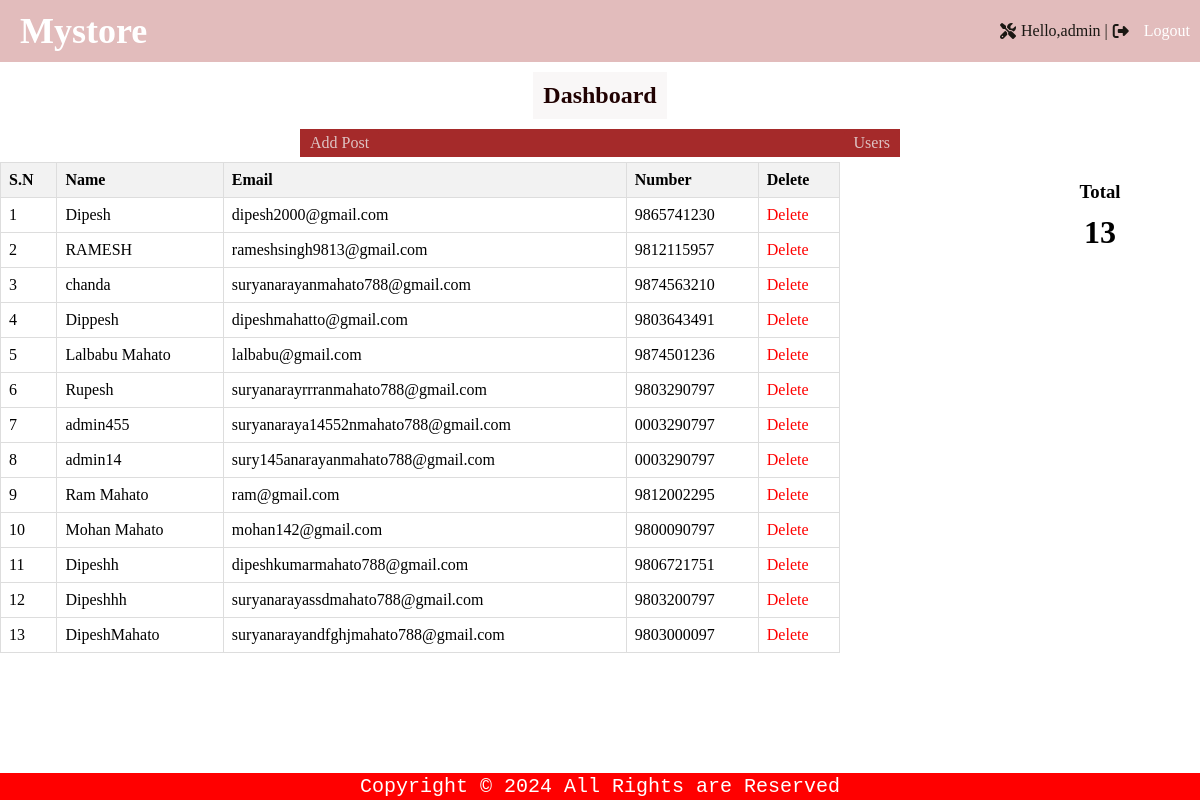
The app's page /Admin/user.php (signed in), older data.
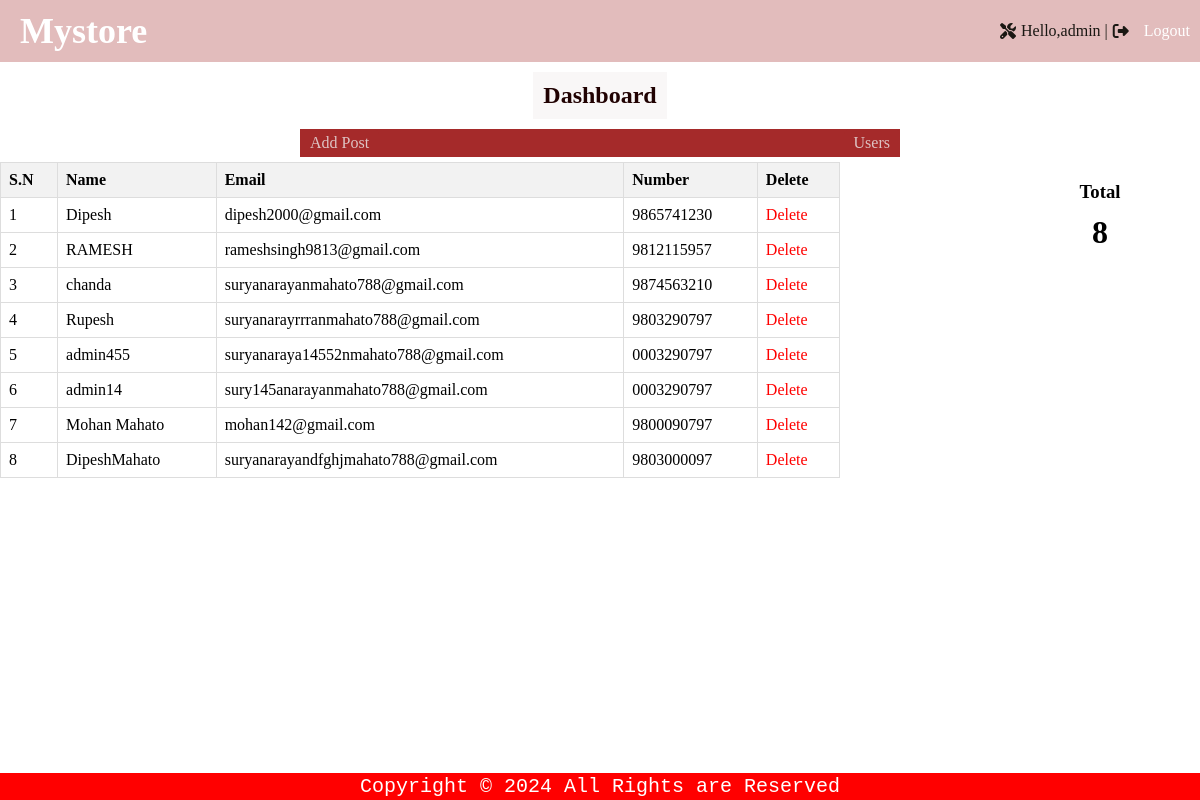
The same page, newer data.
### tables this page shows
CREATE TABLE `tbluser` (
  `Id` int(255) NOT NULL,
  `UserName` varchar(100) NOT NULL,
  `Email` varchar(100) NOT NULL,
  `Number` varchar(200) NOT NULL,
  `Password` varchar(100) NOT NULL
);

### Admin/user.php (the view, shortened to what this page needs)
<!DOCTYPE html>
<html lang="en">
<head>
    <link rel="stylesheet" href="../CSS/user.css">
</head>
<body>
    <?php
    include 'mystore.php';
    include 'Config.php';
    $Record = mysqli_query($con, "SELECT * FROM `tbluser`");
    $row_count = mysqli_num_rows($Record);
    ?>
    <div class="container">
        <div class="row">
            <div class="col-md-10">
                <table>
                    <thead>
                        <th>S.N</th>
                        <th>Name</th>
                        <th>Email</th>
                        <th>Number</th>
                        <th>Delete</th>
                    </thead>
                    <tbody>
                        <?php
                        $i = 0;
                        while ($row = mysqli_fetch_array($Record)) {
                            $i++;
                            echo "<tr>
                          <td>$i</td>
                          <td>$row[UserName]</td>
                          <td>$row[Email]</td>
                          <td>$row[Number]</td>
                          <td class='anchor'><a href='delete.php?ID=$row[Id]'>Delete</a></td>
                     </tr>";
                        }
                        ?>
                    </tbody>
                </table>
            </div>
        </div>
    </div>
    <div class="total">
        <h3>Total</h3>
        <h1>
            <?php echo $row_count; ?>
        </h1>
    </div>
    <?php include 'footer.php';?>
</body>
</html>

Row changes from the older to the newer data that the page shows:
removed tbluser: UserName "Dippesh", Email "dipeshmahatto@gmail.com", Number "9803643491"
removed tbluser: UserName "Lalbabu Mahato", Email "lalbabu@gmail.com", Number "9874501236"
removed tbluser: UserName "Ram Mahato", Email "ram@gmail.com", Number "9812002295"
removed tbluser: UserName "Dipeshh", Email "dipeshkumarmahato788@gmail.com", Number "9806721751"
removed tbluser: UserName "Dipeshhh", Email "suryanarayassdmahato788@gmail.com", Number "9803200797"
Text that changed along with them:
$row_count: "13" → "8"
